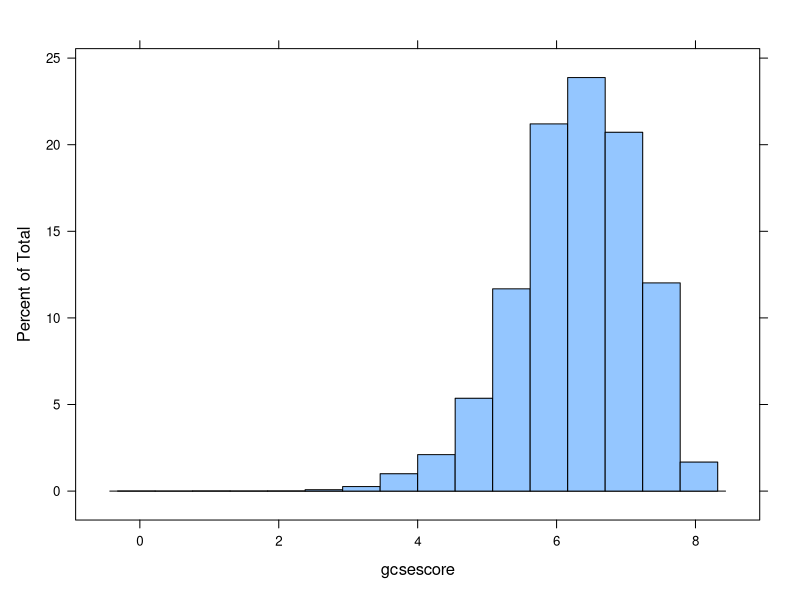
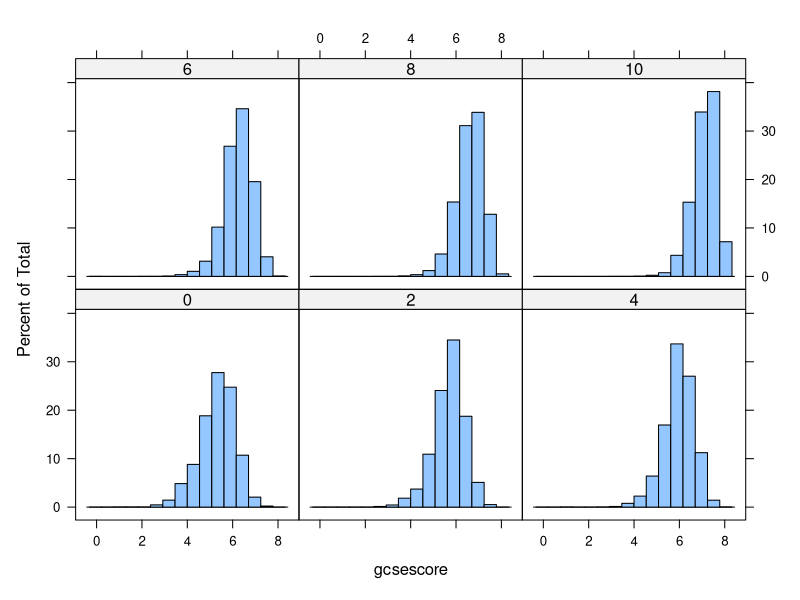
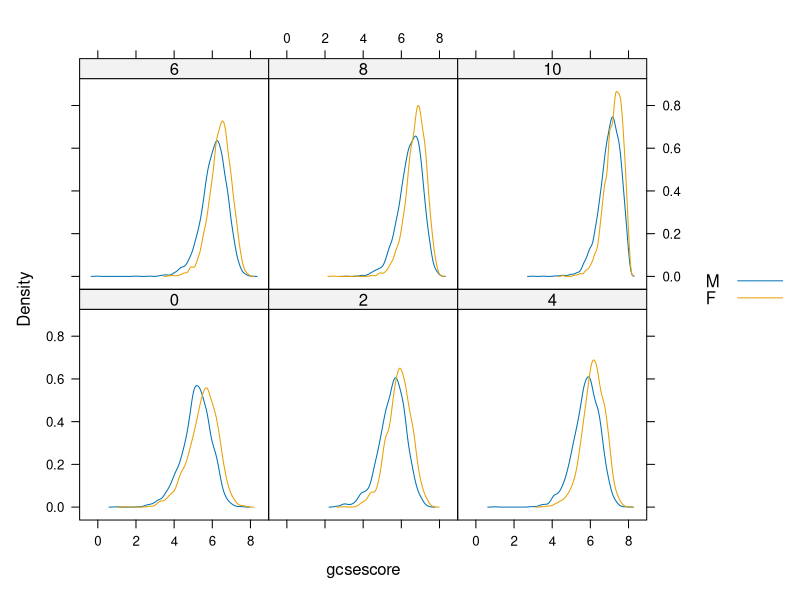
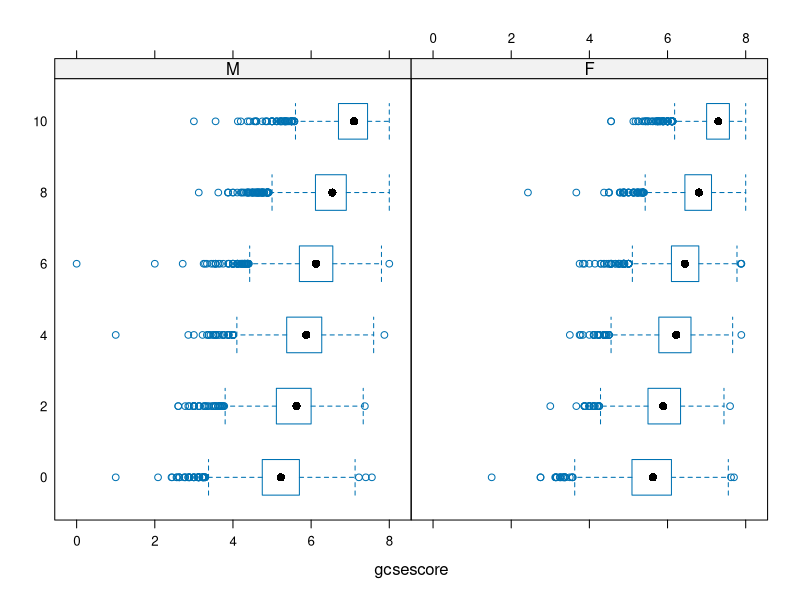
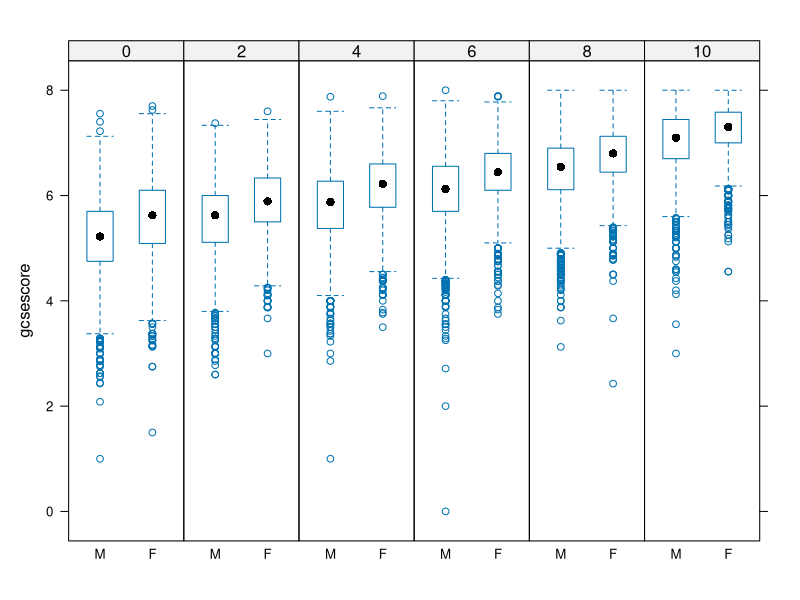
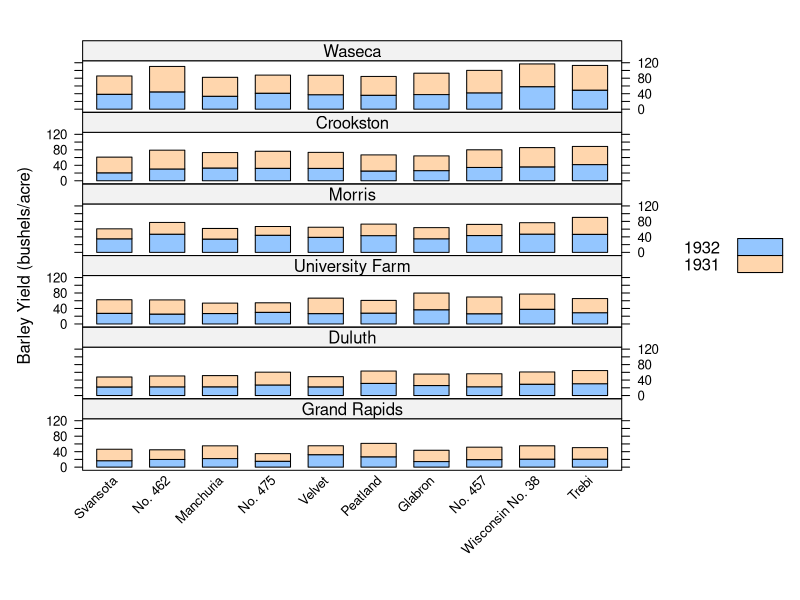
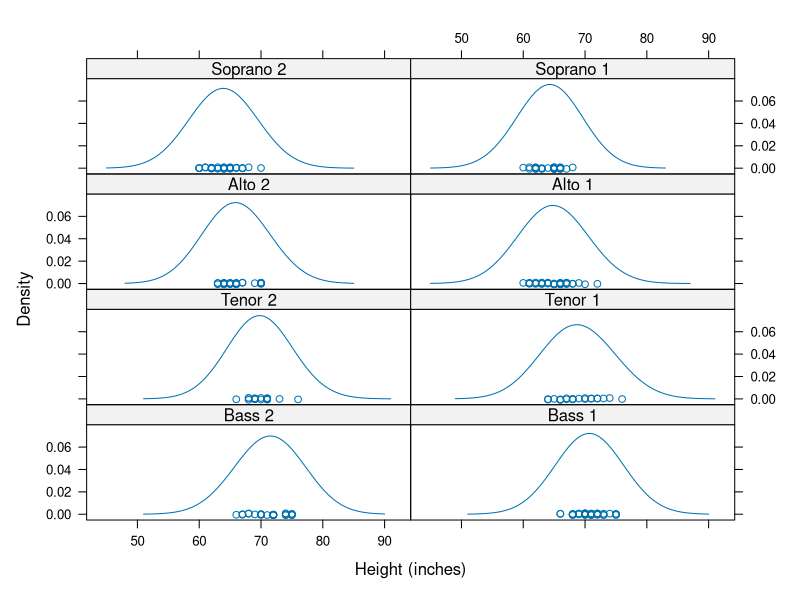
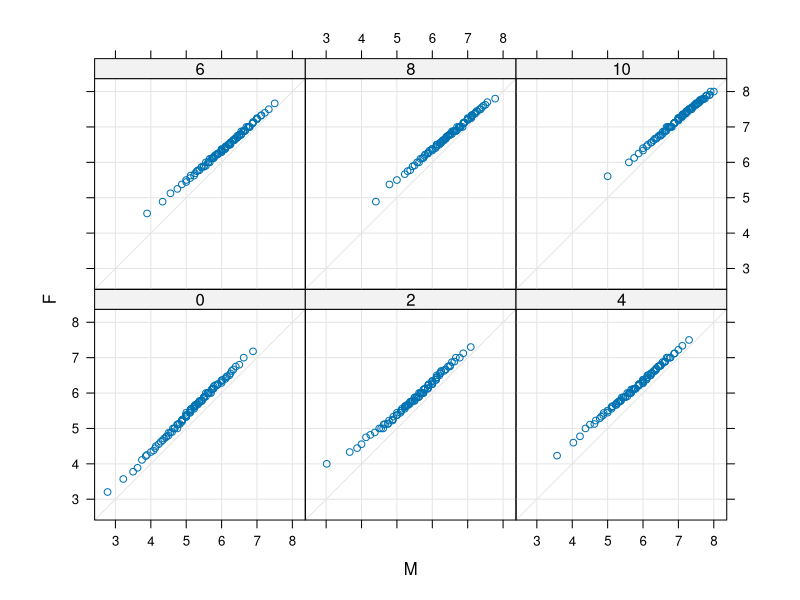

Recreate these plots in R, in order.
#' ---
#' title: "Das lattice Paket"
#' author: "Jan-Philipp Kolb"
#' date: "20 Juni 2017"
#' output: md_document
#' ---
#' 
## ---- include=FALSE------------------------------------------------------
knitr::opts_chunk$set(echo = TRUE,message=F,warning = F)

#' 
#' 
#' ## Das lattice-Paket
#' 
#' > It is designed to meet most typical graphics needs with minimal tuning, but can also be easily extended to handle most nonstandard requirements. 
#' 
#' <http://stat.ethz.ch/R-manual/R-devel/library/lattice/html/Lattice.html>
#' 
#' ## Der Datensatz - Scores on A-level Chemistry in 1997
#' 
## ------------------------------------------------------------------------
library("mlmRev")
data(Chem97)

#' 
## ----echo=F--------------------------------------------------------------
library(knitr)
cats <- c("Local Education Authority","School identifier","Student identifier","Point score on A-level Chemistry in 1997","Student's gender","Age in month, centred at 222 months or 18.5 years","Average GCSE score of individual","Average GCSE score of individual, centered at mean")
c97dat <- data.frame(variables=colnames(Chem97),categories=cats)
kable(c97dat)

#' 
#' 
#' ## Histogramm mit Lattice
#' 
## ----message=F-----------------------------------------------------------
library("lattice")
histogram(~ gcsescore, data = Chem97)

#' 
#' ## Histogramm mit Lattice
#' 
## ------------------------------------------------------------------------
  histogram(~ gcsescore | factor(score),data = Chem97)

#' 
#' ## Die Dichte mit Lattice zeichnen
#' 
## ------------------------------------------------------------------------
densityplot(~ gcsescore | factor(score), Chem97, 
	groups=gender,plot.points=FALSE,auto.key=TRUE)

#' 
#' [Einführung in das Paket lattice](http://www.isid.ac.in/~deepayan/R-tutorials/labs/04_lattice_lab.pdf)
#' 
#' ## Boxplot mit Lattice zeichnen
#' 
## ------------------------------------------------------------------------
bwplot(factor(score) ~ gcsescore | gender, Chem97)

#' 
#' ## Boxplot mit Lattice zeichnen
#' 
## ------------------------------------------------------------------------
bwplot(gcsescore ~ gender | factor(score), Chem97,
 layout = c(6, 1))

#' 
#' ## Univariate Plots
#' 
## ------------------------------------------------------------------------
barchart(yield ~ variety | site, data = barley,
         groups = year, layout = c(1,6), stack = TRUE,
         auto.key = list(space = "right"),
         ylab = "Barley Yield (bushels/acre)",
         scales = list(x = list(rot = 45)))

#' 
#' 
#' ## Densityplot
#' 
## ------------------------------------------------------------------------
densityplot(~height|voice.part,data=singer,layout = c(2,4),
            xlab = "Height (inches)",bw = 5)

#' 
#' ## Bivariate Plots
#' 
## ------------------------------------------------------------------------
qq(gender ~ gcsescore | factor(score), Chem97,
   f.value = ppoints(100), type = c("p", "g"), aspect = 1)

#' 
#' ## xyplot
#' 
## ------------------------------------------------------------------------
xyplot(Sepal.Length + Sepal.Width ~ Petal.Length + Petal.Width | Species,
       data = iris, scales = "free", layout = c(2, 2),
       auto.key = list(x = .6, y = .7, corner = c(0, 0)))

#' 
#' ## Multivariate Plots
#' 
## ------------------------------------------------------------------------
splom(~iris[1:4], groups = Species, data = iris)

#' 
#' 
## ------------------------------------------------------------------------
super.sym <- trellis.par.get("superpose.symbol")
splom(~iris[1:4], groups = Species, data = iris,
      panel = panel.superpose,
      key = list(title = "Three Varieties of Iris",
                 columns = 3, 
                 points = list(pch = super.sym$pch[1:3],
                 col = super.sym$col[1:3]),
                 text = list(c("Setosa", "Versicolor", "Virginica"))))

#' 
#' 
#' ## parallelplot
#' 
## ------------------------------------------------------------------------
parallelplot(~iris[1:4] | Species, iris)
